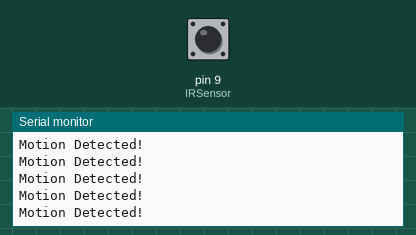
The sketch below on a simulated Arduino Uno, built with avr-gcc and run on an emulated ATmega328P. On the bench: the last lines printed to the serial monitor. Inputs (shaded band) come from the test bench; at power-on: pin 9 (IRSensor) LOW.

Above: at 1.2 s.
1.3 s: pin 9 (IRSensor) driven HIGH
At 2.0 s:
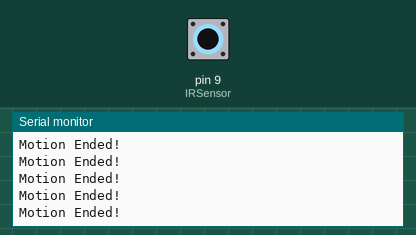
3.2 s: pin 9 (IRSensor) driven LOW
At 4.0 s:
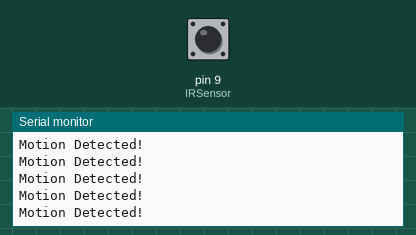
6.2 s: pin 9 (IRSensor) pulsed HIGH 2 times (0.12 s each, 0.3 s apart)
9.8 s: pin 9 (IRSensor) driven HIGH
At 10.7 s:
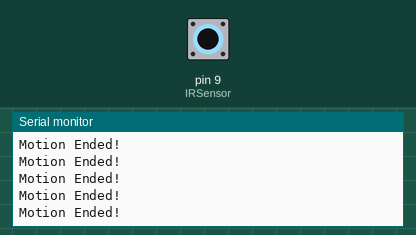
12.8 s: pin 9 (IRSensor) driven LOW
At 13.7 s:
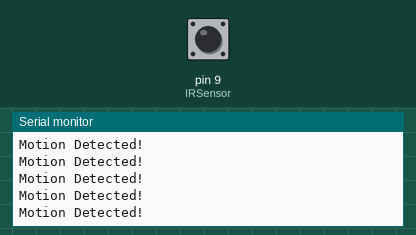
15.8 s: pin 9 (IRSensor) driven HIGH
At 16.4 s:
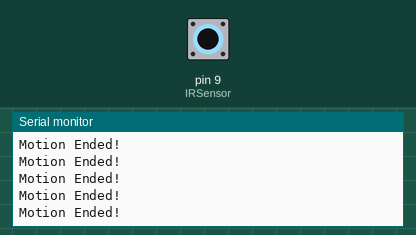

The sketch:

irsensor.ino
```cpp
// Arduino IR Sensor Code

int IRSensor = 9; // connect ir sensor module to Arduino pin 9

// int LED = 13; // conect LED to Arduino pin 13

void setup()

{

  Serial.begin(9600); // Init Serila at 115200 Baud

  Serial.println("Serial Working"); // Test to check if serial is working or not

  pinMode(IRSensor, INPUT); // IR Sensor pin INPUT

  // pinMode(LED, OUTPUT); // LED Pin Output

}


void loop()

{

  int sensorStatus = digitalRead(IRSensor); // Set the GPIO as Input


  if (sensorStatus == 1) // Check if the pin high or not

  {

    // if the pin is high turn off the onboard Led

    // digitalWrite(LED, LOW); // LED LOW

    Serial.println("Motion Ended!"); // print Motion Detected! on the serial monitor window

  }

  else

  {

    //else turn on the onboard LED

    // digitalWrite(LED, HIGH); // LED High

    Serial.println("Motion Detected!"); // print Motion Ended! on the serial monitor window

  }

}
```

Measured:
- after the input at 1.3 s, the serial monitor: prints a new line after 0.08 s (image 1)
- after the input at 9.8 s, the serial monitor: prints a new line after 0.07 s (image 3)
